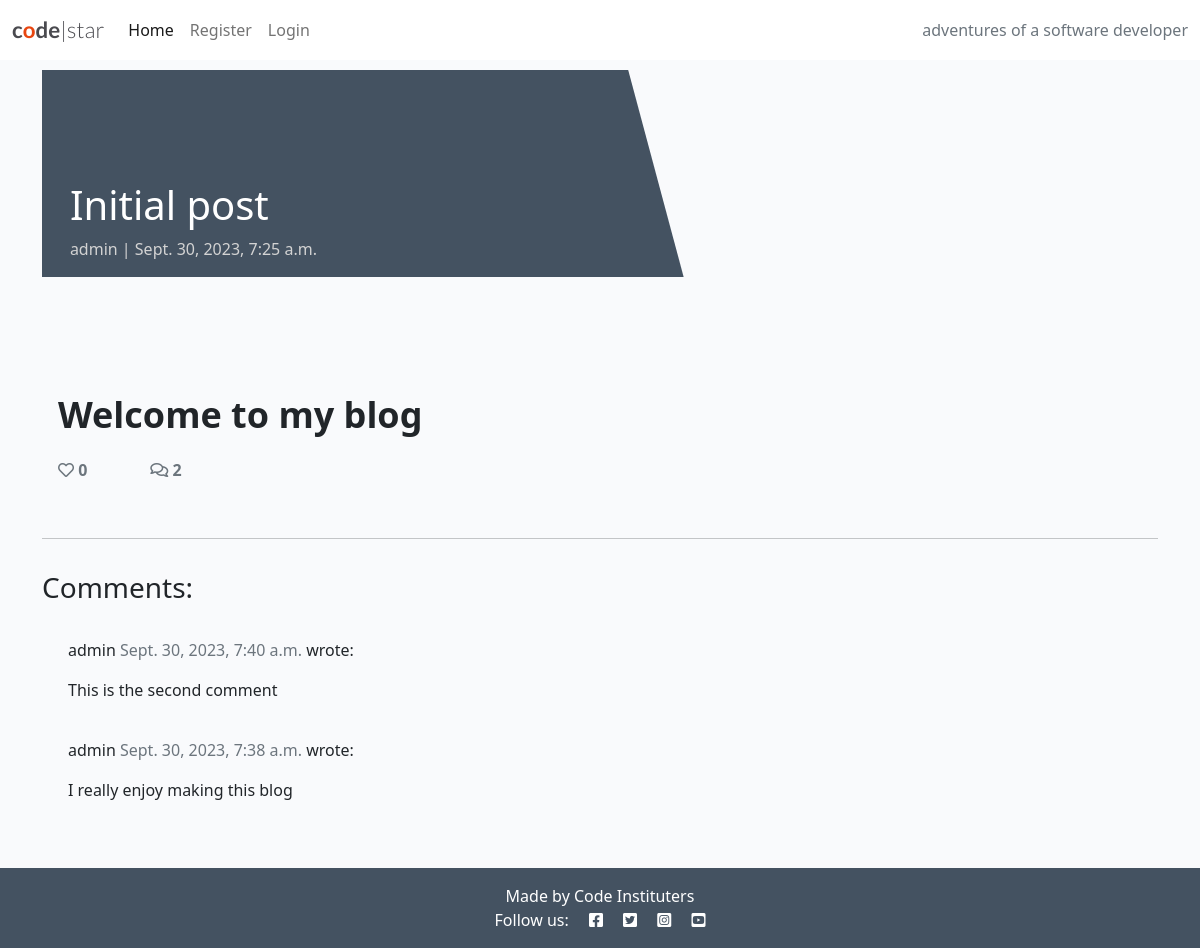
The page /initial-post/ on the database its author committed.
### blog/models.py (models this page shows, shortened)
class Post(models.Model):
    title = models.CharField(max_length=200, unique=True)
    slug = models.SlugField(max_length=200, unique=True)
    author = models.ForeignKey(
        User, on_delete=models.CASCADE, related_name="blog_posts"
    )
    featured_image = CloudinaryField('image', default='placeholder')
    excerpt = models.TextField(blank=True)
    updated_on = models.DateTimeField(auto_now=True)
    content = models.TextField()
    created_on = models.DateTimeField(auto_now_add=True)
    status = models.IntegerField(choices=STATUS, default=0)
    likes = models.ManyToManyField(
        User, related_name='blogpost_like', blank=True)
    class Meta:
        ordering = ["-created_on"]
    def number_of_likes(self):
        return self.likes.count()

class Comment(models.Model):
    post = models.ForeignKey(Post, on_delete=models.CASCADE,
                             related_name="comments")
    name = models.CharField(max_length=80)
    email = models.EmailField()
    body = models.TextField()
    created_on = models.DateTimeField(auto_now_add=True)
    approved = models.BooleanField(default=False)
    class Meta:
        ordering = ["created_on"]

### blog/views.py (the view, shortened to what this page needs)
# urls.py: path('<slug:slug>/', views.PostDetail.as_view(), name='post_detail'),
class PostDetail(View):
    def get(self, request, slug, *args, **kwargs):
        queryset = Post.objects.filter(status=1)
        post = get_object_or_404(queryset, slug=slug)
        comments = post.comments.filter(approved=True).order_by("-created_on")
        liked = False
        if post.likes.filter(id=self.request.user.id).exists():
            liked = True
        return render(
            request,
            "post_detail.html",
            {
                "post": post,
                "comments": comments,
                "commented": False,
                "liked": liked,
                "comment_form": CommentForm()
            },
        )

### templates/post_detail.html (shortened to what this page needs)
{% extends 'base.html' %} {% block content %}
{% load crispy_forms_tags %}
<div class="masthead">
    <div class="container">
        <div class="row g-0">
            <div class="col-md-6 masthead-text">
                <h1 class="post-title">{{ post.title }}</h1>
                <p class="post-subtitle">{{ post.author }} | {{ post.created_on }}</p>
            </div>
            <div class="d-none d-md-block col-md-6 masthead-image">
            </div>
        </div>
    </div>
</div>
<div class="container">
    <div class="row">
        <div class="col card mb-4  mt-3 left  top">
            <div class="card-body">
                <p class="card-text ">
                    {{ post.content | safe }}
                </p>
                <div class="row">
                    <div class="col-1">
                        <strong>
                            {% if user.is_authenticated %}
                            <form class="d-inline" action="{% url 'post_like' post.slug %}" method="POST">
                                {% csrf_token %}
                                {% if liked %}
                                <button type="submit" name="blogpost_id" value="{{post.slug}}" class="btn-like"><i class="fas fa-heart"></i></button>
                                {% else %}
                                <button type="submit" name="blogpost_id" value="{{post.slug}}" class="btn-like"><i class="far fa-heart"></i></button>
                                {% endif %}
                            </form>
                            {% else %}
                            <span class="text-secondary"><i class="far fa-heart"></i></span>
                            {% endif %}
                        <span class="text-secondary">{{ post.number_of_likes }} </span>
                        </strong>
                    </div>
                    <div class="col-1">
                        {% with comments.count as total_comments %}
                        <strong class="text-secondary"><i class="far fa-comments"></i>
                            {{ total_comments }}</strong>
                        {% endwith %}
                    </div>
                </div>
            </div>
        </div>
    </div>
    <div class="row">
        <div class="col">
            <hr>
        </div>
    </div>
    <div class="row">
        <div class="col-md-8 card mb-4  mt-3 ">
            <h3>Comments:</h3>
            <div class="card-body">
                {% for comment in comments %}
                <div class="comments" style="padding: 10px;">
                    <p class="font-weight-bold">
                        {{ comment.name }}
                        <span class=" text-muted font-weight-normal">
                            {{ comment.created_on }}
                        </span> wrote:
                    </p>
                    {{ comment.body | linebreaks }}
                </div>
                {% endfor %}
            </div>
        </div>
        <div class="col-md-4 card mb-4  mt-3 ">
            <div class="card-body">
            </div>
        </div>
    </div>
</div>
{% endblock content %}

### static/css/style.css (style rules this page uses)
body { background-color: #F9FAFC; }
.main-bg { background-color: #F9FAFC; }
.card { border: none; background-color: transparent; }
.masthead { margin-top: 10px; overflow: hidden; position: relative; display: inline-block; height: 33vh; width: 100%; }
.masthead-text { background-color: #445261; color: white; position: relative; }
.masthead-image { position: relative; overflow: hidden; }
.masthead-image:after { content: ""; position: absolute; top: 0; right: 90%; height: 100%; width: 150%; background: #445261; -webkit-transform: skew(15deg); -moz-transform: skew(15deg); transform: skew(15deg); z-index: 100; }
.post-title { margin-top: 20%; margin-left: 5%; }
.post-subtitle { margin-left: 5%; color: lightgray; }

### rows shown on the page
Post: title "Initial post", author "admin", created_on "Sept. 30, 2023, 7:25 a.m.", content "Welcome to my blog", number_of_likes "0"
Comment: name "admin", created_on "Sept. 30, 2023, 7:40 a.m.", body "This is the second comment"
Comment: name "admin", created_on "Sept. 30, 2023, 7:38 a.m.", body "I really enjoy making this blog"

### other values the page prints
{{ total_comments }} "2"
